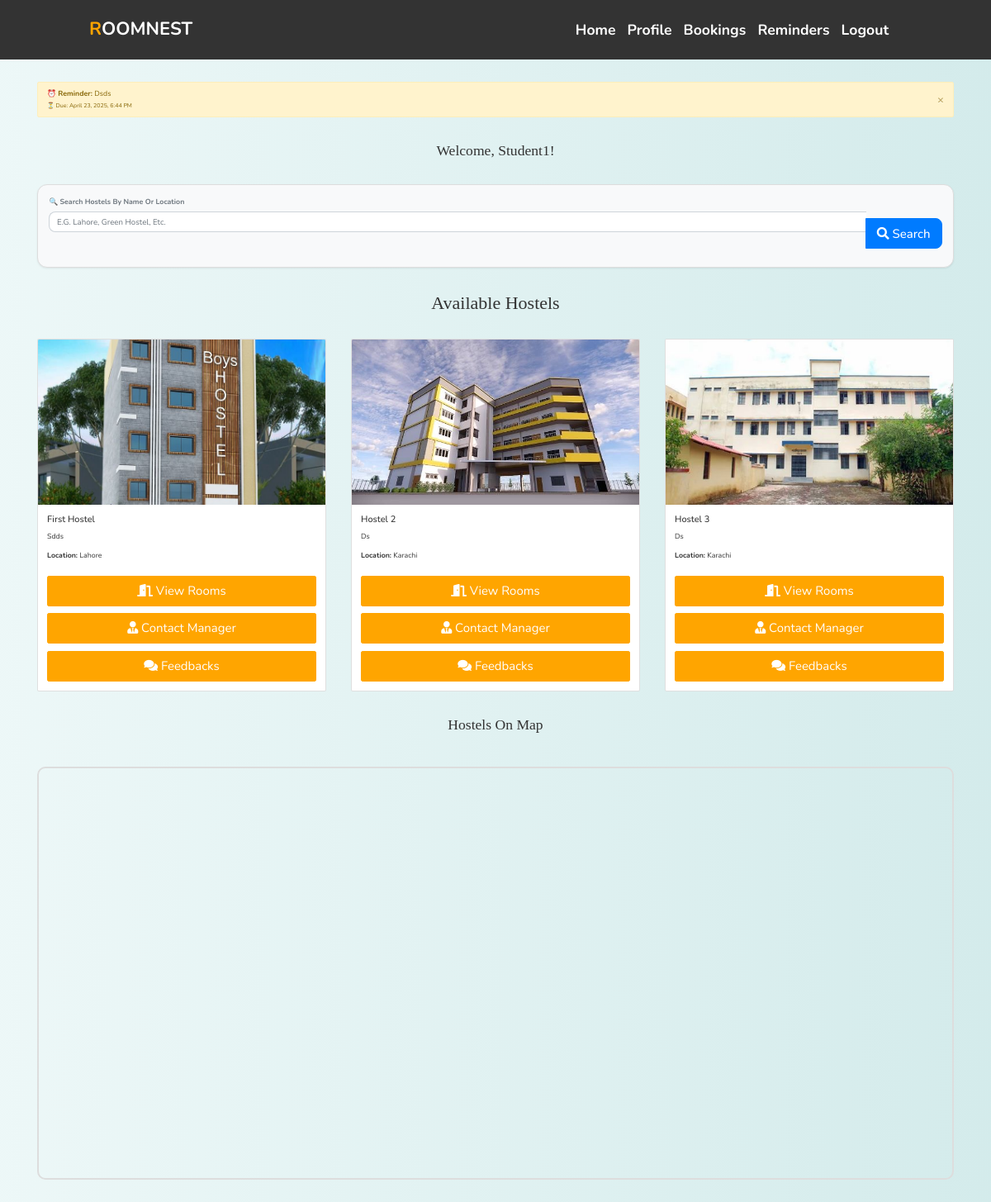
The page /home.php (signed in) on the database its author committed.
### tables this page shows
CREATE TABLE `reminders` (
  `reminder_id` int(11) NOT NULL,
  `user_id` int(11) NOT NULL,
  `title` varchar(255) NOT NULL,
  `reminder_date` datetime NOT NULL,
  `is_completed` tinyint(1) DEFAULT 0,
  `created_at` timestamp NOT NULL DEFAULT current_timestamp()
);

CREATE TABLE `users` (
  `id` int(11) NOT NULL,
  `username` varchar(50) NOT NULL,
  `password` varchar(255) NOT NULL,
  `email` varchar(100) NOT NULL,
  `phone` varchar(20) NOT NULL,
  `age` int(11) DEFAULT NULL,
  `full_name` varchar(255) NOT NULL,
  `bio` text DEFAULT NULL,
  `usertype` enum('student','manager') NOT NULL
);

CREATE TABLE `hostels` (
  `hostel_id` int(11) NOT NULL,
  `image` varchar(255) DEFAULT NULL,
  `name` varchar(100) NOT NULL,
  `location` varchar(255) DEFAULT NULL,
  `latitude` varchar(50) DEFAULT NULL,
  `longitude` varchar(50) DEFAULT NULL,
  `description` text DEFAULT NULL,
  `total_rooms` int(11) DEFAULT NULL,
  `manager_id` int(11) DEFAULT NULL,
  `created_at` datetime DEFAULT current_timestamp()
);

### home.php (the view, shortened to what this page needs)
<?php
include('config.php');
$student_id = $_SESSION["id"];
$sql = "SELECT username, usertype FROM users WHERE id = ?";
$stmt = $conn->prepare($sql);
$stmt->bind_param("i", $student_id);
$stmt->execute();
$stmt->store_result();
if ($stmt->num_rows == 1) {
    $stmt->bind_result($username, $usertype);
} else {
    header("location: index.php");
    exit;
}
$reminder_query = "SELECT * FROM reminders WHERE user_id = ? AND is_completed = 0 ORDER BY reminder_date ASC";
$reminder_stmt = $conn->prepare($reminder_query);
$reminder_stmt->bind_param("i", $student_id);
$reminder_stmt->execute();
$reminder_result = $reminder_stmt->get_result();
$pending_reminders = [];
while ($row = $reminder_result->fetch_assoc()) {
    $pending_reminders[] = $row;
}
$search = "";
$hostels = [];
if (isset($_POST['search'])) {
    $search = $_POST['search'];
    $search_query = "SELECT * FROM hostels WHERE name LIKE ? OR location LIKE ?";
    $search_stmt = $conn->prepare($search_query);
    $search_param = "%" . $search . "%";
    $search_stmt->bind_param("ss", $search_param, $search_param);
    $search_stmt->execute();
    $search_result = $search_stmt->get_result();
} else {
    $search_query = "SELECT * FROM hostels";
    $search_stmt = $conn->prepare($search_query);
    $search_stmt->execute();
    $search_result = $search_stmt->get_result();
}
while ($row = $search_result->fetch_assoc()) {
    $hostels[] = $row;
}
?>
<!DOCTYPE html>
<html lang="en">
<head>
    <link rel="stylesheet" href="https://maxcdn.bootstrapcdn.com/bootstrap/4.5.2/css/bootstrap.min.css">
    <link rel="stylesheet" href="https://cdnjs.cloudflare.com/ajax/libs/font-awesome/5.15.3/css/all.min.css">
    <link rel="stylesheet" href="./css/style.css">
</head>
<body>
<?php include('navbar.php'); ?>
<div class="container mt-5">
<?php if (!empty($pending_reminders)): ?>
    <?php foreach ($pending_reminders as $reminder): ?>
        <div class="alert alert-warning alert-dismissible fade show" role="alert">
            <strong>⏰ Reminder:</strong> <?php echo htmlspecialchars($reminder['title']); ?>
            <br><small>⏳ Due: <?php echo date("F j, Y, g:i A", strtotime($reminder['reminder_date'])); ?></small>
            <button type="button" class="close" data-dismiss="alert" aria-label="Close">
                <span aria-hidden="true">&times;</span>
            </button>
        </div>
    <?php endforeach; ?>
<?php endif; ?>
    <h2>Welcome, <?php echo htmlspecialchars($username); ?>!</h2>
<form method="POST" class="search-form p-4 mb-4 shadow-sm">
    <div class="form-group mb-3">
        <label for="search" class="font-weight-bold text-secondary">🔍 Search Hostels by Name or Location</label>
        <div class="input-group">
            <input type="text" name="search" id="search" class="form-control form-control-lg"
                   value="<?php echo htmlspecialchars($search); ?>"
                   placeholder="e.g. Lahore, Green Hostel, etc.">
            <div class="input-group-append">
                <button type="submit" class="btn btn-primary btn-lg px-4">
                    <i class="fas fa-search"></i> Search
                </button>
            </div>
        </div>
    </div>
</form>
<h1>Available Hostels</h1>
    <div class="row mt-5">
        <?php
        if (!empty($hostels)) {
            foreach ($hostels as $index => $hostel):
        ?>
            <div class="col-md-4 d-flex align-items-stretch">
                <div class="card w-100">
                    <img src="admin/uploads/<?php echo htmlspecialchars($hostel['image']); ?>" class="card-img-top hostel-image" alt="Hostel Image">
                    <div class="card-body d-flex flex-column">
                        <h5 class="card-title"><?php echo htmlspecialchars($hostel['name']); ?></h5>
                        <p class="card-text"><?php echo htmlspecialchars($hostel['description']); ?></p>
                        <p><strong>Location:</strong> <?php echo htmlspecialchars($hostel['location']); ?></p>
                        <div class="mt-auto">
                            <a href="view_rooms.php?hostel_id=<?php echo $hostel['hostel_id']; ?>" class="btn btn-success btn-block mb-2">
                                <i class="fas fa-door-open"></i> View Rooms
                            </a>
                            <a href="contact_manager.php?hostel_id=<?php echo $hostel['hostel_id']; ?>" class="btn btn-info btn-block mb-2">
                                <i class="fas fa-user-tie"></i> Contact Manager
                            </a>
                            <a href="feedbacks.php?hostel_id=<?php echo $hostel['hostel_id']; ?>" class="btn btn-warning btn-block">
                                <i class="fas fa-comments"></i> Feedbacks
                            </a>
                        </div>
                    </div>
                </div>
            </div>
        <?php endforeach;
        } else {
            echo "<p>No hostels found matching your search criteria.</p>";
        }
        ?>
    </div>
<h2>Hostels On Map</h2>
    <div id="map"></div>
</div>
</body>
</html>

### navbar.php (shortened to what this page needs)
<link rel="stylesheet" href="style.css">
<link rel="stylesheet" href="https://cdnjs.cloudflare.com/ajax/libs/font-awesome/5.15.4/css/all.min.css">
<link rel="stylesheet" href="https://cdn.jsdelivr.net/npm/swiper@10/swiper-bundle.min.css" />
</head>
<body>
    <header class="header">
        <a href="index.php" class="logo"><span>R</span>oomNest </a>
        <nav class="navbar">
            <?php
            if (!isset($_SESSION["id"]) || empty($_SESSION["id"])) {
                echo '<a href="index.php#home">Home</a>';
                echo '<a href="about.php">About Us</a>';
                echo '<a href="index.php#book">Location</a>';
                echo '<a href="index.php#services">Services</a>';
                echo '<a href="index.php#gallery">Gallery</a>';
                echo '<a href="index.php#review">Review</a>';
                echo '<a href="login.php" class="bttn">Login</a>';
                echo '<a href="admin/admin_login.php" class="bttn">Admin Login</a>';
            } else {
                echo '<a href="home.php">Home</a>';
                echo '<a href="update_profile.php">Profile</a>';
                echo '<a href="view_bookings.php">Bookings</a>';
                echo '<a href="manage_reminders.php">Reminders</a>';
                echo '<a href="logout.php">Logout</a>';
            }
            ?>
        </nav>
    </header>
</body>

### css/style.css (style rules this page uses)
body { background: linear-gradient(90deg, rgba(233, 246, 246, 0.831), rgba(207, 233, 233, 0.9)); font-family: 'Arial', sans-serif; color: #333; line-height: 1.6; }
h1, h2, h3, h4 { text-align: center; margin-top: 30px; margin-bottom: 30px; font-family: 'Georgia', serif; }
.container { margin-bottom: 40px; }
.btn-primary { color: #fff; border: none; border-radius: 5px; cursor: pointer; transition: background-color 0.3s ease; }
a { color: #006666; text-decoration: none; font-weight: bold; }

### style.css (style rules this page uses)
:root { --orange: #ffa500; --black: #333; }
* { font-family: 'Nunito', sans-serif; margin: 0; padding: 0; box-sizing: border-box; outline: none; border: none; text-decoration: none; text-transform: capitalize; }
html { font-size: 62.5%; overflow-x: hidden; scroll-padding-top: 6rem; scroll-behavior: smooth; }
.btn, .bttn, .buttn { display: inline-block; margin-top: 1rem; background-color: var(--orange); color: #fff; padding: .7rem 1rem; border: .2rem solid var(--orange); cursor: pointer; font-size: 1.7rem; transition: all 0.3s ease; position: relative; z-index: 1; }
.btn::before, .bttn::before, .buttn::before { content: ''; position: absolute; top: 0; left: 0; width: 100%; height: 100%; background: rgba(255, 165, 0, 0); border-radius: 5px; transition: all 0.3s ease; transform: scale(1.1) rotate(0deg); transform-origin: center; z-index: -1; }
.header { top: 0; left: 0; right: 0; background: var(--black); z-index: 1000; display: flex; align-items: center; justify-content: space-between; padding: 2rem 9%; }
.header .logo { font-size: 2.5rem; font-weight: bolder; color: #fff; text-transform: uppercase; position: relative; display: inline-block; }
.header .logo span { color: var(--orange); }
.header .navbar a { font-size: 2rem; margin: 0 .8rem; color: #fff; }
.header .logo::after { content: ''; position: absolute; top: -5px; left: -5px; right: -5px; bottom: -5px; border: 2px solid transparent; border-radius: 5px; animation: snake-light 2s ease-in-out infinite; animation-delay: 0.5s; opacity: 2; }
button { display: inline-block; margin-top: 1rem; background-color: var(--orange); color: #fff; padding: .7rem .7rem; border: .2rem solid var(--orange); cursor: pointer; font-size: 1.5rem; }
@media (max-width:1200px) { html { font-size: 55%; } }

### home.php (style rules this page uses)
.card { display: flex; flex-direction: column; height: 100%; }
.hostel-image { height: 200px; object-fit: cover; }
.card-body { flex-grow: 1; }
.btn-success { margin-top: auto; }
#map { height: 500px; width: 100%; margin-top: 40px; border: 2px solid #ddd; border-radius: 10px; }
.search-form { background: #f8f9fa; border: 1px solid #ddd; border-radius: 12px; transition: box-shadow 0.3s ease-in-out; }
.search-form input[type="text"] { border-radius: 8px 0 0 8px; border-right: none; box-shadow: none; font-size: 1.1rem; }
.search-form .input-group-append .btn { border-radius: 0 8px 8px 0; font-weight: 500; background-color: #007bff; border-color: #007bff; transition: background-color 0.2s ease-in-out; }

### rows shown on the page
reminders: title "Dsds", reminder_date "April 23, 2025, 6:44 PM"
users: username "Student1"
hostels: image (picture), name "First Hostel", description "Sdds", location "Lahore"
hostels: image (picture), name "Hostel 2", description "Ds", location "Karachi"
hostels: image (picture), name "Hostel 3", description "Ds", location "Karachi"
